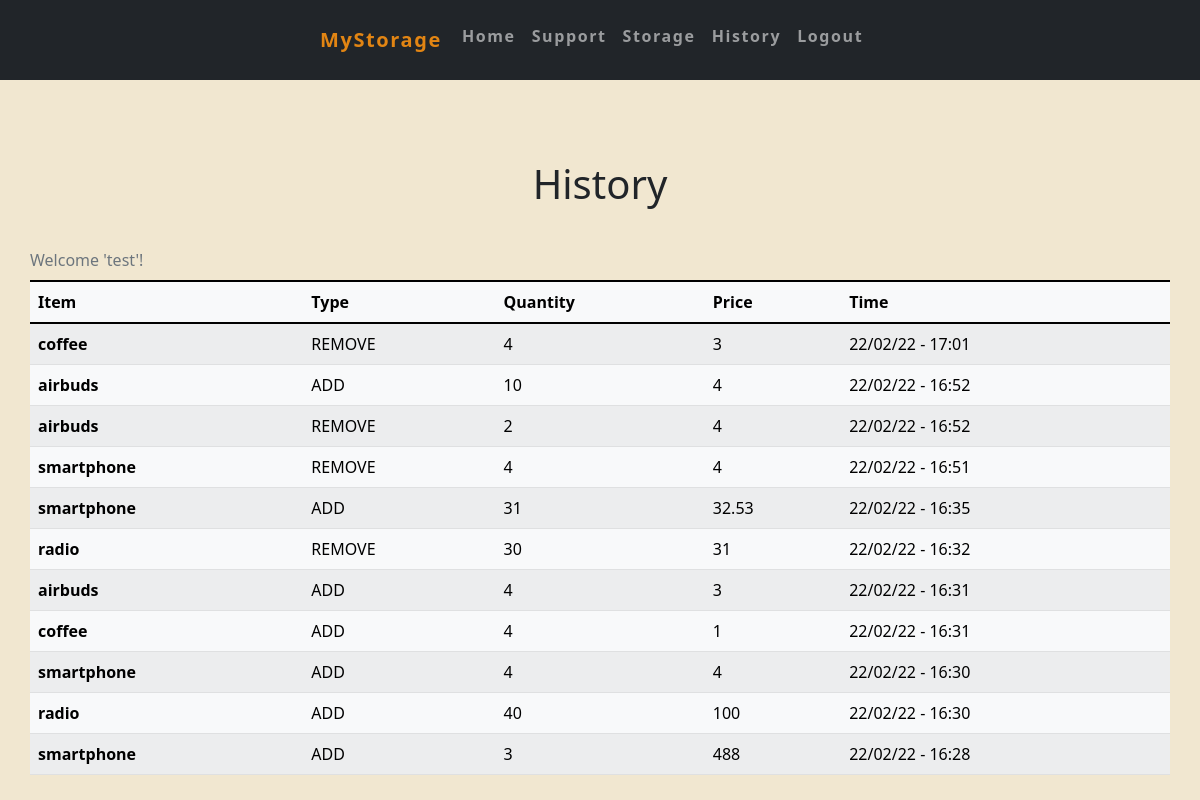
The app's page /history (signed in) with its own data.
### app/models.py (models this page shows, shortened)
class user(db.Model):
    id = db.Column(db.Integer(), primary_key=True)
    username = db.Column(db.String(length=30), nullable=False, unique=True)
    password_hash = db.Column(db.String(length=60), nullable=False)
    items = db.relationship('storage', backref='owned_user', lazy=True)
    time = db.relationship('history', backref='owner_history', lazy=True)

class history(db.Model):
    id = db.Column(db.Integer(), primary_key=True)
    item = db.Column(db.String(length=30), nullable=False)
    type = db.Column(db.String(length=7), nullable=False)
    quantity = db.Column(db.Integer(), nullable=False)
    price = db.Column(db.Integer())
    time = db.Column(db.String(length=60), nullable=False)
    owner = db.Column(db.Integer(), db.ForeignKey('user.id'))

### app/routes.py (the view)
@app.route('/history')
@login_required
def history_page():
    user_id = session.get("user_id")
    username = user.query.all()[user_id - 1].username
    user_history = history.query.filter_by(owner=session.get("user_id")).order_by(desc(history.time)).all()
    if not user_history:
        empty = True
        return render_template('storage.html', empty=empty, username=username)
    else:
        empty = False
        return render_template("history.html", user_history=user_history, empty=empty, username=username)

### app/helpers.py (called while the page is built)
def login_required(f):
    @wraps(f)
    def decorated_function(*args, **kwargs):
        if session.get("user_id") is None:
            return redirect("/login")
        return f(*args, **kwargs)
    return decorated_function

### app/templates/history.html (shortened to what this page needs)
{% extends 'base.html' %}
{% block main %}
    <main class="container-md">
        <div class="row text-center">
            <h1>History</h1>
        </div><br>
        <div class="row table-responsive">
            <table class="table table-light table-striped table-hover caption-top">
                <caption>Welcome '{{ username }}'!</caption>
                <thead class="thead-dark">
                    <tr>
                        <th scope="col">Item</th>
                        <th scope="col">Type</th>
                        <th scope="col">Quantity</th>
                        <th scope="col">Price</th>
                        <th scope="col">Time</th>
                    </tr>
                </thead>
                <tbody>
                    {% if empty == False %}
                    {% for row in user_history %}
                        <tr>
                            <th scope="row">{{ row.item }}</th>
                            <td style="text-transform:uppercase;">{{ row.type }}</td>
                            <td>{{ row.quantity }}</td>
                            <td>{{ row.price }}</td>
                            <td>{{ row.time }}</td>
                        </tr>
                    {% endfor %}
                    {% else %}
                    <tr>
                        <th scope="row"></th>
                        <td class="td-secondchild" style="text-align: center;">No items</td>
                        <td></td>
                    </tr>
                    {% endif %}
                </tbody>
            </table>
        </div>
    </main>
{% endblock %}

### app/static/styles.css (style rules this page uses)
@media screen and (min-width: 950px) { main { margin: 0; box-sizing: border-box; overflow-x: hidden; padding: 10rem 2rem 0 5rem; } }
html, body { height: 100%; }
body { position: relative; min-height: 100%; background-color: #f1e7d0; margin: 0; padding: 0; box-sizing: border-box; overflow-x: hidden; }

### records on screen
user: username "test"
history: item "coffee", type "REMOVE", quantity "4", price "3", time "22/02/22 - 17:01"
history: item "airbuds", type "ADD", quantity "10", price "4", time "22/02/22 - 16:52"
history: item "airbuds", type "REMOVE", quantity "2", price "4", time "22/02/22 - 16:52"
history: item "smartphone", type "REMOVE", quantity "4", price "4", time "22/02/22 - 16:51"
history: item "smartphone", type "ADD", quantity "31", price "32.53", time "22/02/22 - 16:35"
history: item "radio", type "REMOVE", quantity "30", price "31", time "22/02/22 - 16:32"
history: item "airbuds", type "ADD", quantity "4", price "3", time "22/02/22 - 16:31"
history: item "coffee", type "ADD", quantity "4", price "1", time "22/02/22 - 16:31"
history: item "smartphone", type "ADD", quantity "4", price "4", time "22/02/22 - 16:30"
history: item "radio", type "ADD", quantity "40", price "100", time "22/02/22 - 16:30"
history: item "smartphone", type "ADD", quantity "3", price "488", time "22/02/22 - 16:28"
